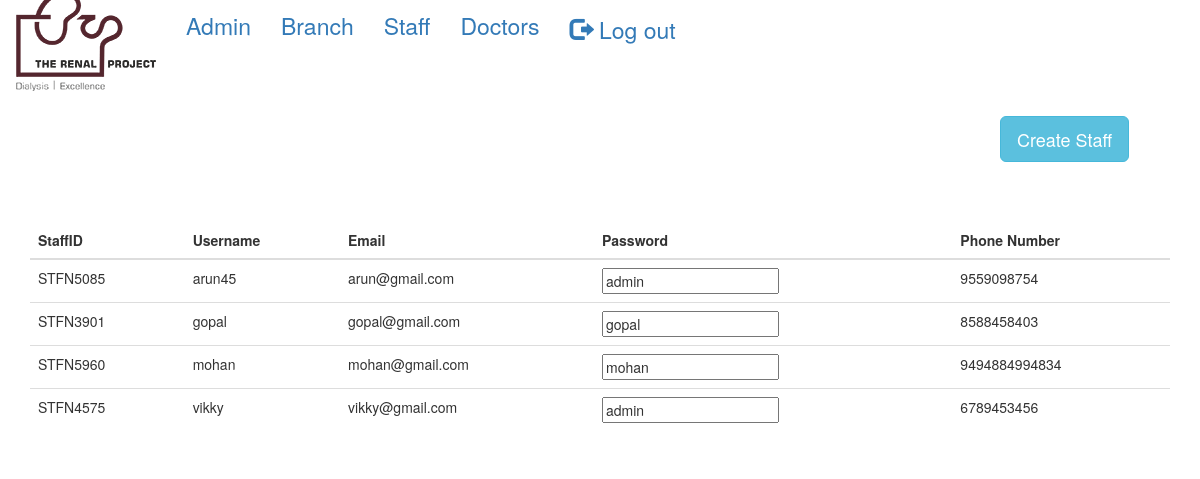
The app's page /staff.php (signed in) with its own data.
### tables this page shows
CREATE TABLE `staff` (
  `StaffID` varchar(50) NOT NULL,
  `username` varchar(50) NOT NULL,
  `email` varchar(50) NOT NULL,
  `password` varchar(50) NOT NULL,
  `phone` varchar(50) NOT NULL
);

### staff.php (the view, shortened to what this page needs)
<!DOCTYPE html>
<html>
<head>
<link rel="stylesheet" href="css\animate.css">
<link rel="stylesheet" href="css\bootstrap.css">
<link rel="stylesheet" href="css\font-awesome.css">
</head>
<body>
<div >
<div class="navbar " style="background-color:white">
<div class="navbar-header" stylesheet="background-color:black">
<div class="navbar-brand" style="position:relative;top:-10px;"><span>
<a  class="logo" href="index.php" style=><img src="photo/logo.png" class="img img-responsive" style="position:relative;bottom:10px;margin-top:-5px;"></a></span>
</div>
</div>
<div class="navbar-collapse collapse animated slideInLeft" style="font-size:23px;color:white" >
    <ul class="nav navbar-nav">
      <li><a href="admin.php">Admin</a></li>
      <li><a href="branch.php">Branch</a></li>
      <li><a href="staff.php">Staff</a></li>
      <li><a href="doctor.php">Doctors</a></li>
	      <li><a href="logout.php"><span class="glyphicon glyphicon-log-out"></span> Log out</a></li>
    </ul>
	</div>
  </div>
</div>
<br>
<br>
  <button type="button" class="col-sm-offset-10 btn btn-info btn-lg" data-toggle="modal" data-target="#myModal">Create Staff</button>
<br>
<br>
<br>
<br>
<div class="container">
  <table class="table">
    <thead>
      <tr>
        <th>StaffID</th>
        <th>Username</th>
        <th>Email</th>
        <th>Password</th>
        <th>Phone Number</th>
      </tr>
    </thead>
	<?php
$con=mysqli_connect('localhost','root');
mysqli_select_db($con,'therenalproject');
$qfp="select * from `staff`";
$rfp=mysqli_query($con,$qfp);
$TotalSet=mysqli_num_rows($rfp);
for($j=1;$j<=$TotalSet;$j++){
  $Row=mysqli_fetch_array($rfp);
?>
    <tbody>
      <tr>
        <td><?php echo $Row['StaffID'];?></td>
        <td><?php echo $Row['username'];?></td>
        <td><?php echo $Row['email'];?></td>
        <td><input id="t" type="text" value="<?php echo $Row['password']; ?>"</td>
        <td><?php echo $Row['phone'];?></td>
      </tr>
    </tbody>
<?php } ?>
  </table>
</div>
</body>
</body>
</html>

### records on screen
staff: StaffID "STFN5085", username "arun45", email "arun@gmail.com", password "admin", phone "9559098754"
staff: StaffID "STFN3901", username "gopal", email "gopal@gmail.com", password "gopal", phone "8588458403"
staff: StaffID "STFN5960", username "mohan", email "mohan@gmail.com", password "mohan", phone "9494884994834"
staff: StaffID "STFN4575", username "vikky", email "vikky@gmail.com", password "admin", phone "6789453456"
